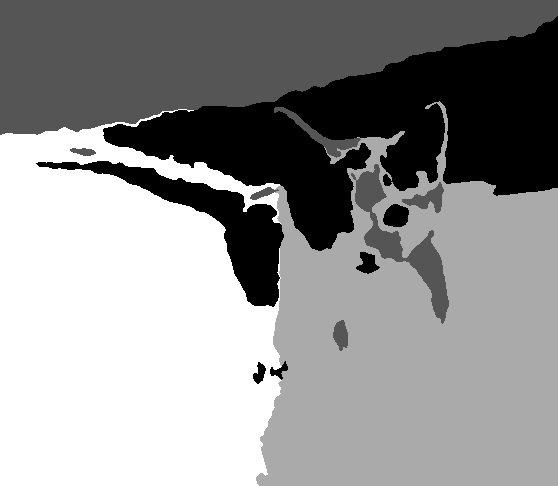
#> input picture outputs/masks_predits/scene1_kmeans_rgb_xy_labels.png, 558 x 486 px, given in place of Scene_1.png, which was not available
$ python scene1_pipeline.py   (older library calls are emulated)
#> lines starting #> are read from the running program, lines starting #| are printed output that depends on the picture; after the words box and inside, x2 and y2 are one past the last pixel; in counts of white or black regions, pixels touching at a corner belong together; pictures that were not available may be replaced by others from this repository, and a replacement may not be noted
### src/data_loading.py
"""Dataset loading helpers.

Raw files are never modified. When a Ground Truth mask does not match the
scene image size, it is aligned in memory using nearest-neighbor resizing.
Nearest-neighbor is required for masks because bilinear interpolation would
create invalid intermediate label values.

Important project rule:
- Segmentation algorithms must use only `load_scene_inputs`.
- Ground Truth masks must be loaded only for evaluation/visual comparison.
"""

from pathlib import Path

import numpy as np
from PIL import Image

from .data_config import DATASET_DIR, SCENES


def load_rgb_image(path: str | Path) -> np.ndarray:
    """Load an image as RGB uint8 array."""

    with Image.open(path) as image:
        return np.asarray(image.convert("RGB"))


# [11 lines left out: function load_image, not called in this run]


def load_mask_raw(path: str | Path) -> np.ndarray:
    """Load a mask without changing its color mode."""

    with Image.open(path) as mask:
        return np.asarray(mask.copy())


# [30 lines left out: functions load_mask, save_mask, resize_mask_nearest, resize_image_bilinear, not called in this run]


def _get_scene_config(scene_id: str):
    """Return scene config or raise a clear error."""

    if scene_id not in SCENES:
        raise KeyError(f"Unknown scene id: {scene_id}")
    return SCENES[scene_id]


def load_scene_inputs(scene_id: str) -> dict[str, object]:
    """Load only the input image(s) for a scene.

    This is the correct loader for preprocessing and segmentation. It does not
    return the Ground Truth mask, which prevents accidental data leakage.

    Returns a dictionary containing:
    - `config`: scene metadata
    - `images`: list of RGB arrays
    - `images_were_resized`: resize flags for images after alignment to the first image
    - `target_shape`: shape `(height, width)` used by predictions and evaluation
    """

    config = _get_scene_config(scene_id)
    images = [load_rgb_image(DATASET_DIR / image_file) for image_file in config.image_files]

    target_shape = images[0].shape[:2]
    aligned_images = [images[0]]
    images_were_resized = [False]
    for image in images[1:]:
        image_was_resized = image.shape[:2] != target_shape
        images_were_resized.append(image_was_resized)
        aligned_images.append(resize_image_bilinear(image, target_shape) if image_was_resized else image)

    return {
        "config": config,
        "images": aligned_images,
        "images_were_resized": images_were_resized,
        "target_shape": target_shape,
    }


def load_ground_truth(
    scene_id: str,
    target_shape: tuple[int, int] | None = None,
    align: bool = True,
) -> dict[str, object]:
    """Load the Ground Truth mask for evaluation or visual comparison only."""

    config = _get_scene_config(scene_id)
    mask = load_mask_raw(DATASET_DIR / config.mask_file)

    mask_was_resized = target_shape is not None and mask.shape[:2] != target_shape
    if align and target_shape is not None and mask_was_resized:
        mask = resize_mask_nearest(mask, target_shape)

    return {
        "config": config,
        "mask": mask,
        "mask_was_resized": mask_was_resized,
    }


# [33 lines left out: functions load_scene, validate_dataset_files, not called in this run]

### src/segmentation_tai.py
"""TAI image processing methods used before and during segmentation."""

from collections import deque

import cv2
import numpy as np


# [42 lines left out: functions bgr_to_rgb, rgb_to_gray, histogram, cumulative_histogram, normalize_histogram, mean_filter, not called in this run]


def gaussian_filter(image: np.ndarray, kernel_size: int = 5, sigma: float = 1.0) -> np.ndarray:
    """Apply Gaussian smoothing."""

    return cv2.GaussianBlur(image, (kernel_size, kernel_size), sigmaX=sigma)


# [88 lines left out: functions median_filter, sobel_gradients, gradient_magnitude_direction, simple_threshold, otsu_threshold, connected_components_8 and 1 more, not called in this run]

### src/preprocessing.py
"""Common image preprocessing and feature extraction helpers."""

import cv2
import numpy as np
from PIL import Image


def normalize_minmax(features: np.ndarray) -> np.ndarray:
    """Scale each feature column to the [0, 1] range."""

    values = features.astype(np.float32, copy=False)
    min_values = values.min(axis=0)
    max_values = values.max(axis=0)
    ranges = max_values - min_values
    ranges[ranges == 0] = 1.0
    return (values - min_values) / ranges


# [8 lines left out: function standardize_zscore, not called in this run]


def resize_for_clustering(image: np.ndarray, max_size: int) -> tuple[np.ndarray, float]:
    """Resize large images while preserving aspect ratio.

    Returns the resized image and the scale factor. If no resize is needed, the
    original image and scale `1.0` are returned.
    """

    height, width = image.shape[:2]
    largest_side = max(height, width)
    if largest_side <= max_size:
        return image, 1.0

    scale = max_size / largest_side
    new_width = int(round(width * scale))
    new_height = int(round(height * scale))
    resized = Image.fromarray(image).resize((new_width, new_height), Image.Resampling.BILINEAR)
    return np.asarray(resized), scale


# [7 lines left out: function rgb_to_gray, not called in this run]


def extract_rgb_features(image: np.ndarray) -> np.ndarray:
    """Return one `[R, G, B]` feature row per pixel."""

    if image.ndim != 3 or image.shape[2] < 3:
        raise ValueError("Expected an RGB image with shape (height, width, 3)")
    return image[..., :3].reshape(-1, 3).astype(np.float32)


def extract_rgb_xy_features(image: np.ndarray) -> np.ndarray:
    """Return `[R, G, B, x, y]` features for each pixel.

    Coordinates are normalized to [0, 1] so they can be combined with scaled
    color features.
    """

    height, width = image.shape[:2]
    rgb = extract_rgb_features(image)
    yy, xx = np.indices((height, width))
    xy = np.column_stack((xx.ravel() / max(width - 1, 1), yy.ravel() / max(height - 1, 1)))
    return np.column_stack((rgb, xy.astype(np.float32)))


# [52 lines left out: functions extract_gray_gradient_xy_features, _binary_mask, remove_small_components, keep_largest_component, not called in this run]

### src/evaluation.py
"""Segmentation evaluation metrics against Ground Truth masks."""

from __future__ import annotations

import numpy as np
from scipy.optimize import linear_sum_assignment
from sklearn.cluster import KMeans
from sklearn.metrics import confusion_matrix


def normalize_mask_by_color_clustering(
    mask: np.ndarray,
    n_classes: int,
    random_state: int = 42,
) -> np.ndarray:
    """Convert a multi-channel colored mask into `n_classes` labels.

    Some provided Ground Truth masks are RGBA images with many unique colors
    caused by anti-aliasing/resizing. For evaluation, this compresses those
    colors into a small label image. This must be used only on Ground Truth,
    never as an input to segmentation.
    """

    if mask.ndim == 2:
        values = mask.reshape(-1, 1).astype(np.float32)
    else:
        values = mask[..., :3].reshape(-1, 3).astype(np.float32)

    model = KMeans(n_clusters=n_classes, random_state=random_state, n_init=10)
    labels = model.fit_predict(values)
    return labels.reshape(mask.shape[:2]).astype(np.int32)


# [62 lines left out: functions normalize_binary_mask, binary_confusion_counts, binary_metrics, not called in this run]


def multiclass_confusion_matrix(
    y_true: np.ndarray,
    y_pred: np.ndarray,
    n_classes: int,
) -> np.ndarray:
    """Return an `n_classes x n_classes` confusion matrix."""

    return confusion_matrix(y_true.ravel(), y_pred.ravel(), labels=list(range(n_classes)))


def match_predicted_labels(
    y_true: np.ndarray,
    y_pred: np.ndarray,
    n_classes: int,
) -> tuple[np.ndarray, dict[int, int]]:
    """Match predicted labels to true labels by maximizing overlap."""

    matrix = multiclass_confusion_matrix(y_true, y_pred, n_classes)
    row_ind, col_ind = linear_sum_assignment(-matrix)
    pred_to_true = {int(pred): int(true) for true, pred in zip(row_ind, col_ind)}
    matched = np.zeros_like(y_pred, dtype=np.int32)
    for pred_label in range(n_classes):
        matched[y_pred == pred_label] = pred_to_true.get(pred_label, pred_label)
    return matched, pred_to_true


def multiclass_metrics(
    y_true: np.ndarray,
    y_pred: np.ndarray,
    n_classes: int,
) -> dict[str, object]:
    """Compute accuracy, per-class precision/recall/F1/IoU, and mean IoU."""

    matrix = multiclass_confusion_matrix(y_true, y_pred, n_classes)
    total = matrix.sum()
    accuracy = float(np.trace(matrix) / total) if total else 0.0

    per_class = []
    ious = []
    f1_scores = []
    for label in range(n_classes):
        tp = float(matrix[label, label])
        fp = float(matrix[:, label].sum() - tp)
        fn = float(matrix[label, :].sum() - tp)
        precision = tp / (tp + fp) if tp + fp > 0 else 0.0
        recall = tp / (tp + fn) if tp + fn > 0 else 0.0
        f1 = 2 * precision * recall / (precision + recall) if precision + recall > 0 else 0.0
        iou = tp / (tp + fp + fn) if tp + fp + fn > 0 else 0.0
        per_class.append(
            {
                "class": label,
                "precision": precision,
                "recall": recall,
                "f1": f1,
                "iou": iou,
            }
        )
        ious.append(iou)
        f1_scores.append(f1)

    return {
        "accuracy": accuracy,
        "mean_iou": float(np.mean(ious)) if ious else 0.0,
        "mean_f1": float(np.mean(f1_scores)) if f1_scores else 0.0,
        "per_class": per_class,
        "confusion_matrix": matrix.tolist(),
    }

### src/segmentation_fd.py
"""FD segmentation methods: clustering, elbow selection, PCA, and metrics."""

from __future__ import annotations

from dataclasses import dataclass

import numpy as np
from sklearn.cluster import AgglomerativeClustering, DBSCAN, KMeans
from sklearn.decomposition import PCA
from sklearn.metrics import (
    calinski_harabasz_score,
    davies_bouldin_score,
    pairwise_distances,
    silhouette_score,
)
from sklearn_extra.cluster import KMedoids


@dataclass(frozen=True)
class ClusteringResult:
    """Common clustering result container."""

    labels: np.ndarray
    method: str
    inertia: float | None = None
    extra: dict[str, object] | None = None


def run_kmeans(
    features: np.ndarray,
    n_clusters: int,
    random_state: int = 42,
    n_init: int = 10,
) -> ClusteringResult:
    """Cluster features with K-Means."""

    model = KMeans(n_clusters=n_clusters, random_state=random_state, n_init=n_init)
    labels = model.fit_predict(features)
    return ClusteringResult(
        labels=labels,
        method="kmeans",
        inertia=float(model.inertia_),
        extra={"cluster_centers": model.cluster_centers_},
    )


def run_kmedoids(
    features: np.ndarray,
    n_clusters: int,
    random_state: int = 42,
    method: str = "pam",
) -> ClusteringResult:
    """Cluster features with K-Medoids/PAM."""

    model = KMedoids(n_clusters=n_clusters, random_state=random_state, method=method)
    labels = model.fit_predict(features)
    return ClusteringResult(
        labels=labels,
        method="kmedoids",
        inertia=float(model.inertia_),
        extra={"medoid_indices": model.medoid_indices_, "cluster_centers": model.cluster_centers_},
    )


# [86 lines left out: functions run_agnes, run_diana, run_dbscan, compute_pairwise_distances, not called in this run]


def compute_inertia(features: np.ndarray, labels: np.ndarray) -> float:
    """Compute intra-cluster SSE/inertia for arbitrary labels.

    Noise label `-1` is ignored because DBSCAN does not assign noise to a
    regular cluster.
    """

    total = 0.0
    for label in np.unique(labels):
        if label == -1:
            continue
        cluster = features[labels == label]
        if cluster.size == 0:
            continue
        center = cluster.mean(axis=0)
        total += float(np.sum((cluster - center) ** 2))
    return total


# [38 lines left out: functions elbow_curve, detect_elbow_k, pca_2d, not called in this run]


def clustering_metrics(
    features: np.ndarray,
    labels: np.ndarray,
    sample_size: int | None = 5000,
    random_state: int = 42,
) -> dict[str, float | None]:
    """Compute internal clustering metrics when label structure allows it."""

    valid = labels != -1
    valid_features = features[valid]
    valid_labels = labels[valid]
    unique = np.unique(valid_labels)
    if valid_features.shape[0] < 2 or unique.size < 2 or unique.size >= valid_features.shape[0]:
        return {
            "silhouette": None,
            "davies_bouldin": None,
            "calinski_harabasz": None,
            "inertia": compute_inertia(features, labels),
        }

    metric_sample_size = None
    if sample_size is not None and valid_features.shape[0] > sample_size:
        metric_sample_size = sample_size

    return {
        "silhouette": float(
            silhouette_score(
                valid_features,
                valid_labels,
                sample_size=metric_sample_size,
                random_state=random_state,
            )
        ),
        "davies_bouldin": float(davies_bouldin_score(valid_features, valid_labels)),
        "calinski_harabasz": float(calinski_harabasz_score(valid_features, valid_labels)),
        "inertia": compute_inertia(features, labels),
    }


def labels_to_image(labels: np.ndarray, shape: tuple[int, int]) -> np.ndarray:
    """Reshape flat pixel labels back to an image mask."""

    return labels.reshape(shape).astype(np.int32)


# [11 lines left out: function relabel_consecutive, not called in this run]

### src/scene1_pipeline.py
"""Scene 1 segmentation pipeline.

Segmentation uses only `Scene_1.png`. `GT1.png` is loaded after prediction for
evaluation and visual comparison.
"""

from __future__ import annotations

import json
from pathlib import Path

import cv2
import matplotlib.pyplot as plt
import numpy as np
import pandas as pd
from PIL import Image

from .data_loading import load_ground_truth, load_scene_inputs, save_mask
from .evaluation import match_predicted_labels, multiclass_metrics, normalize_mask_by_color_clustering
from .preprocessing import extract_rgb_features, extract_rgb_xy_features, normalize_minmax, resize_for_clustering
from .segmentation_fd import clustering_metrics, labels_to_image, pca_2d, run_agnes, run_kmeans, run_kmedoids
from .segmentation_tai import gaussian_filter


SCENE_ID = "scene1"
N_CLASSES = 4
RANDOM_STATE = 42
PALETTE = np.array(
    [
        [80, 160, 230],
        [230, 150, 70],
        [170, 135, 85],
        [55, 130, 65],
    ],
    dtype=np.uint8,
)


# [37 lines left out: functions _markdown_table, _colorize_labels, _blend_labels, not called in this run]


def _fill_unassigned_labels(labels: np.ndarray, max_iterations: int = 12) -> np.ndarray:
    """Fill `-1` pixels from neighboring valid labels."""

    cleaned = labels.copy()
    kernel = np.ones((3, 3), dtype=np.uint8)
    for _ in range(max_iterations):
        unassigned = cleaned == -1
        if not np.any(unassigned):
            break
        next_labels = cleaned.copy()
        for label in np.unique(cleaned):
            if label == -1:
                continue
            neighbors = cv2.dilate((cleaned == label).astype(np.uint8), kernel, iterations=1) > 0
            next_labels[unassigned & neighbors] = label
        if np.array_equal(next_labels, cleaned):
            break
        cleaned = next_labels
    cleaned[cleaned == -1] = labels[cleaned == -1]
    return cleaned


def _clean_multiclass_labels(label_image: np.ndarray, min_area: int = 120) -> np.ndarray:
    """Remove tiny connected components in a multi-class label image."""

    cleaned = label_image.copy().astype(np.int32)
    for label in np.unique(label_image):
        binary = (label_image == label).astype(np.uint8)
        num_labels, components, stats, _ = cv2.connectedComponentsWithStats(binary, connectivity=8)
        for component_id in range(1, num_labels):
            if stats[component_id, cv2.CC_STAT_AREA] < min_area:
                cleaned[components == component_id] = -1
    return _fill_unassigned_labels(cleaned)


# [50 lines left out: functions _cluster_stats, _semantic_mapping, not called in this run]


def run_scene1() -> dict[str, object]:
    out_masks = Path("outputs/masks_predits")
    out_vis = Path("outputs/visualisations")
    out_metrics = Path("outputs/metrics")
    out_reports = Path("outputs/reports")
    for path in (out_masks, out_vis, out_metrics, out_reports):
        path.mkdir(parents=True, exist_ok=True)

    inputs = load_scene_inputs(SCENE_ID)
#> in load_rgb_image, image is the input picture: PIL image 558x486 L; min 0, max 3, mean 1.7
#> in load_scene_inputs, `images = [load_rgb_image(DATASET_DIR / image_file) for image_file in c..`: images = 1 item
#> after the loop in load_scene_inputs, `for image in images[1:]:`: images_were_resized = [False]
#> inputs = 4 items
    image = inputs["images"][0]
    smoothed = gaussian_filter(image, kernel_size=5, sigma=1.0)

    rgb_features = normalize_minmax(extract_rgb_features(smoothed))
#> in normalize_minmax, `min_values = values.min(axis=0)`: min_values = [0, 0, 0]
#> in normalize_minmax, `max_values = values.max(axis=0)`: max_values = [3, 3, 3]
    rgb_xy_features = normalize_minmax(extract_rgb_xy_features(smoothed))

    kmeans_rgb = run_kmeans(rgb_features, n_clusters=N_CLASSES, random_state=RANDOM_STATE)
    kmeans_rgb_xy = run_kmeans(rgb_xy_features, n_clusters=N_CLASSES, random_state=RANDOM_STATE)

    pred_rgb = labels_to_image(kmeans_rgb.labels, image.shape[:2])
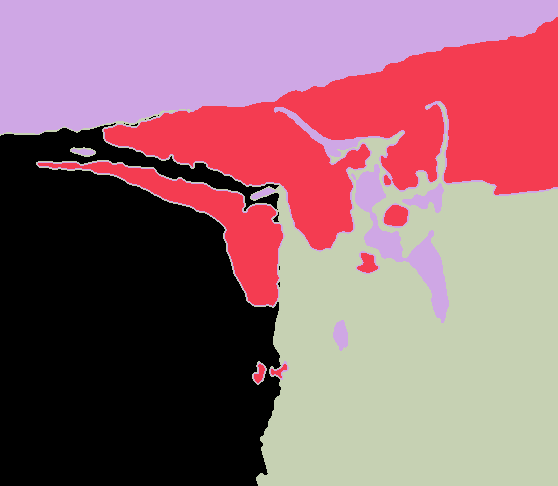
#> pred_rgb: shape (486, 558) int32; 4 distinct labels, from 0 to 3; one colour per label, 0 black
    pred_rgb_xy = labels_to_image(kmeans_rgb_xy.labels, image.shape[:2])
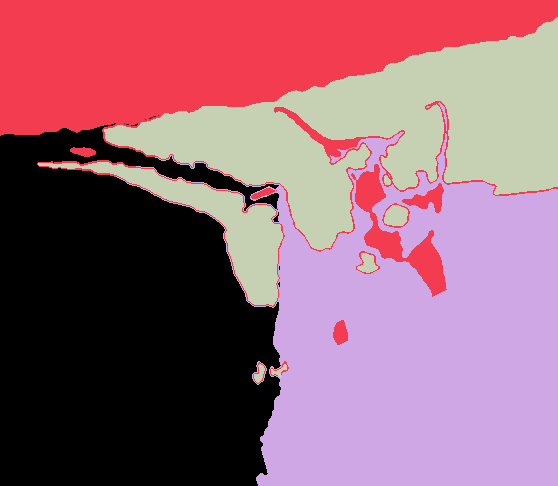
#> pred_rgb_xy: shape (486, 558) int32; 4 distinct labels, from 0 to 3; one colour per label, 0 black
    pred_rgb_xy_clean = _clean_multiclass_labels(pred_rgb_xy, min_area=120)
#> the loop in _clean_multiclass_labels, `for label in np.unique(label_image):` made 4 passes
#> num_labels on passes 1 to 4: 11, 13, 6, 8
#> pass 1, in _clean_multiclass_labels, `binary = (label_image == label).astype(np.uint8)`:
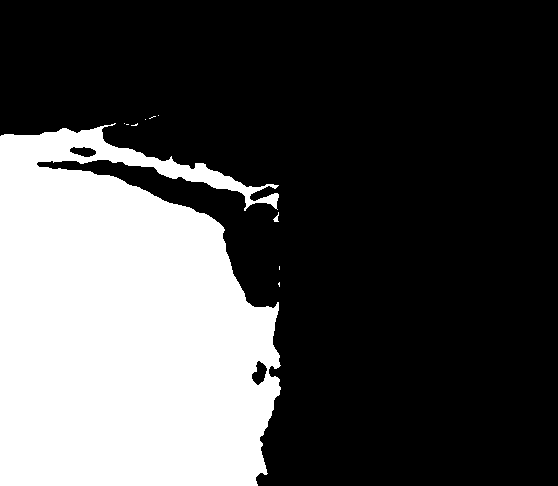
#> binary: shape (486, 558); values 0 (black) and 1 (white), 30.3% white; 10 white regions (8 under 20 px), largest, box (x1, y1, x2, y2) and area: (0, 123, 281, 486) 82115, (273, 212, 279, 222) 28
#> pass 1, in _clean_multiclass_labels, `num_labels, components, stats, _ = cv2.connectedComponentsWithStats(bi..`:
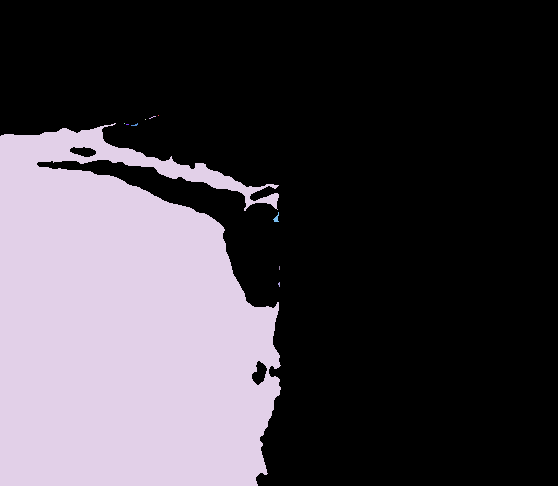
#> components: shape (486, 558) int32; 11 distinct labels, from 0 to 10; one colour per label, 0 black
#> pass 2, in _clean_multiclass_labels, `num_labels, components, stats, _ = cv2.connectedComponentsWithStats(bi..`:
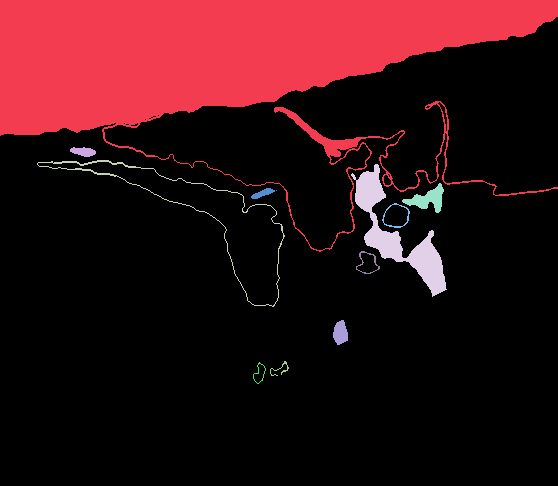
#> components: shape (486, 558) int32; 13 distinct labels, from 0 to 12; one colour per label, 0 black
#> after the loop in _clean_multiclass_labels, `for label in np.unique(label_image):`:
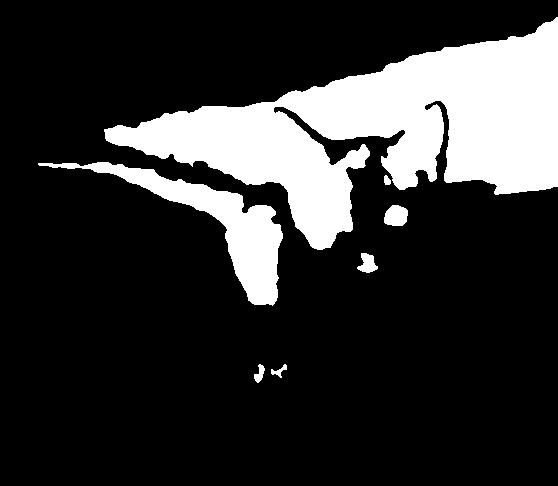
#> binary: shape (486, 558); values 0 (black) and 1 (white), 19.5% white; 7 white regions, largest, box (x1, y1, x2, y2) and area: (104, 17, 558, 250) 44509, (38, 162, 283, 306) 7449, (384, 205, 408, 226) 408
#> after the loop in _clean_multiclass_labels, `for label in np.unique(label_image):`:
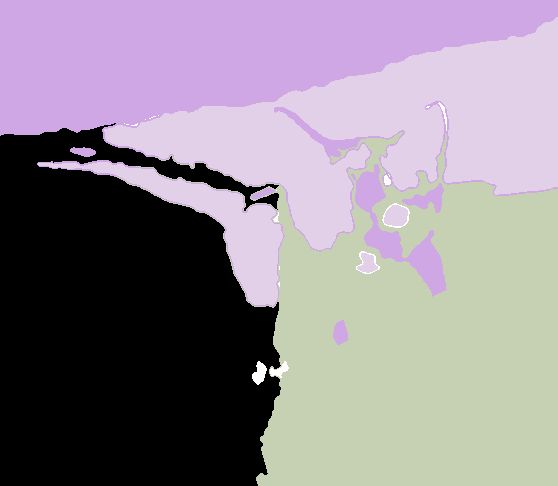
#> cleaned: shape (486, 558) int32; 5 distinct labels, from -1 to 3; one colour per label, 0 black, -1 white
#> (the rest of the program and of its run is left out)
